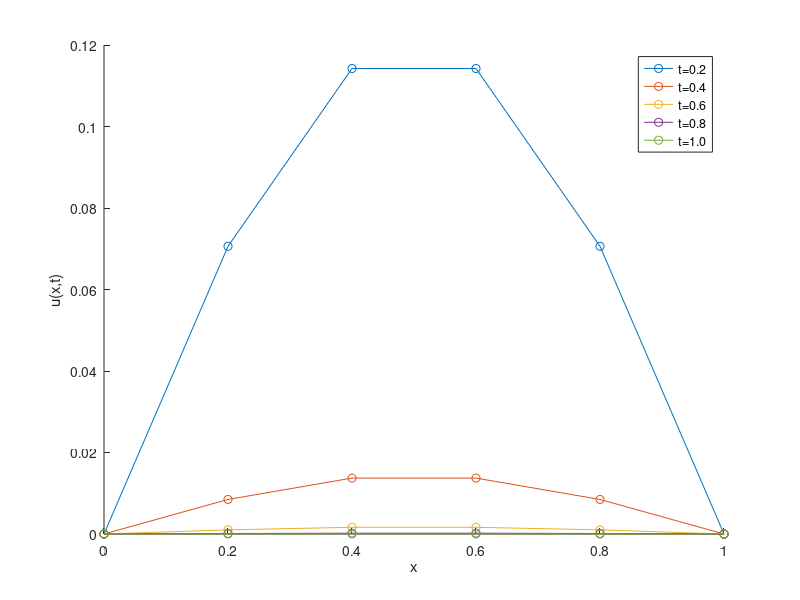

MATLAB code for this plot:
clear; clc; close all;

% Description: Solves a partial differential equation using finite
% difference method.

x0 = 0; xN = 1;
h = 0.2;
x = x0:h:xN;
nx = numel(x);

t0 = 0; tN = 1;
k = 0.02;
t = t0:k:tN;
nt = numel(t);

u = zeros(nx,nt);

% Initial conditions
u(:,1) = sin(pi*x);

% Boundary conditions
u(1,:) = 0;
u(end,:) = 0;

figure(1)
hold on
xlabel('x')
ylabel('u(x,t)')
for it = 1:nt-1
    for ix = 2:nx-1
        u(ix,it+1) = u(ix,it) + k/h^2*(u(ix-1,it) - 2*u(ix,it) + u(ix+1,it));
    end
    if ismember(t(it+1),[0.2,0.4,0.6,0.8,1])
        plot(x,u(:,it+1),'-o','DisplayName',sprintf('t=%.1f',t(it+1)))
    end
end
legend('location','northeast')